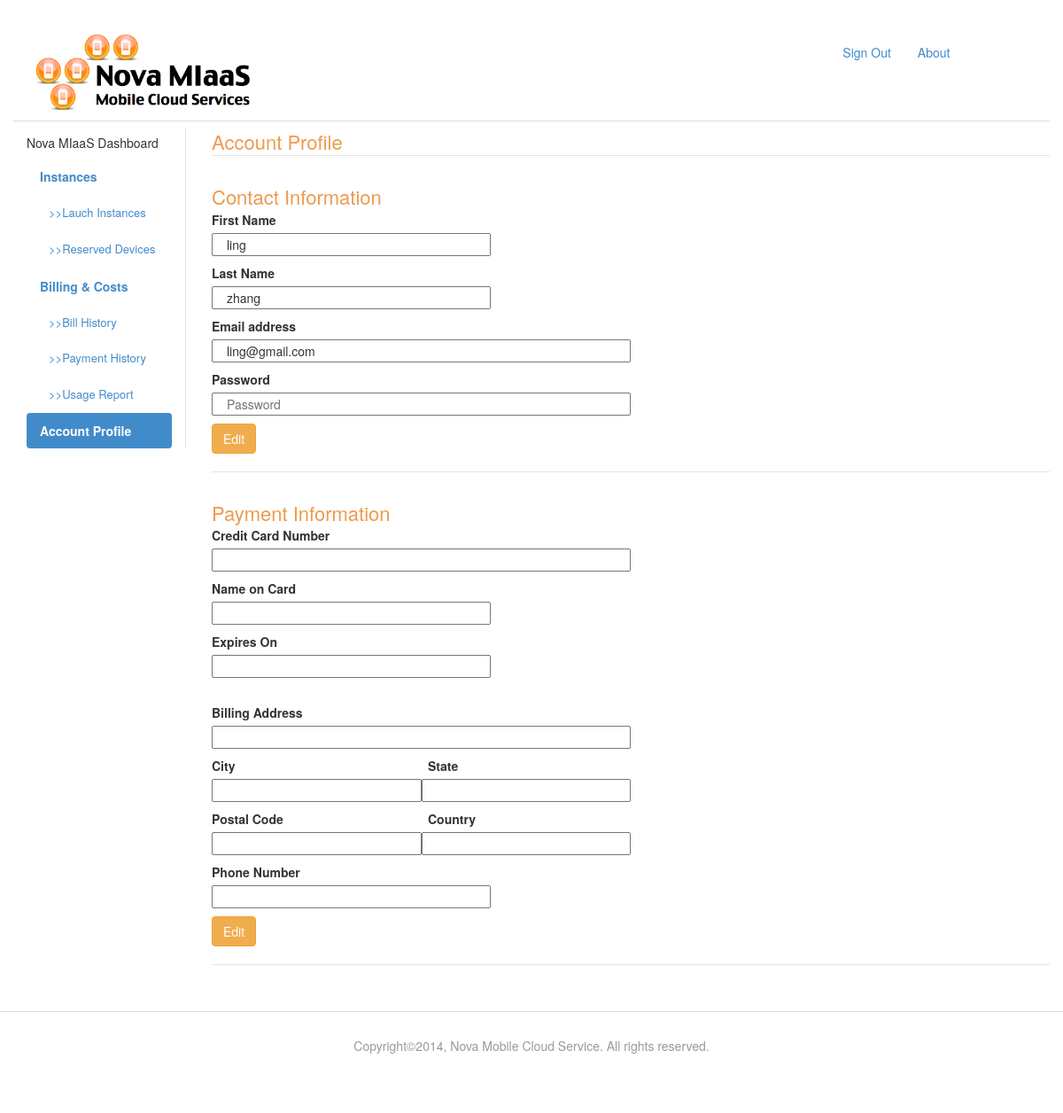
Page /user_profile.php (signed in) on the earlier database version.
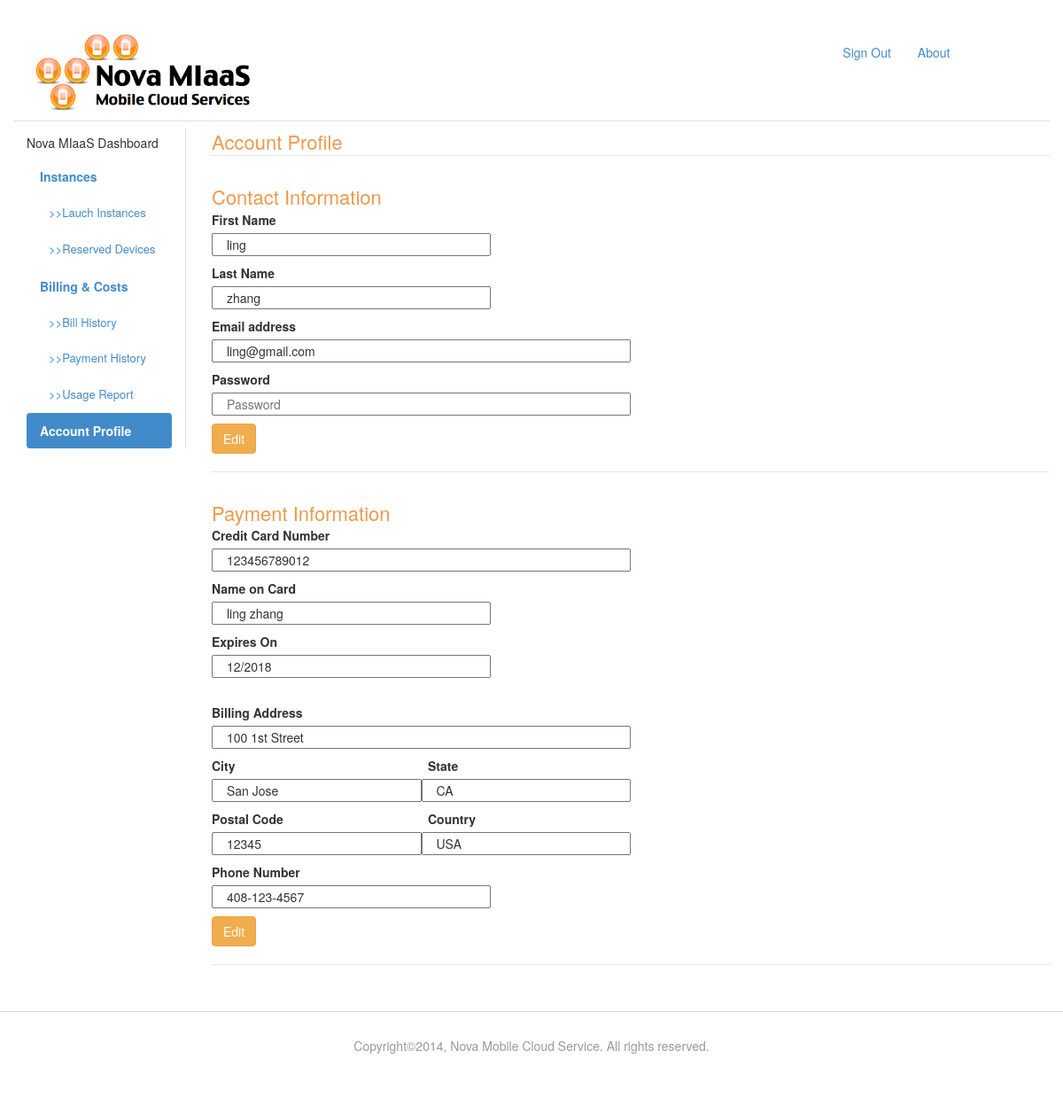
Same page on the later database version.
### tables this page shows
CREATE TABLE users (
id int NOT NULL AUTO_INCREMENT,
first_name varchar(100) NOT NULL,
last_name varchar(100) NOT NULL,
email varchar(100) NOT NULL,  
password MEDIUMTEXT not NULL,
admin_authority bit default 0,  
PRIMARY KEY (id)
);

CREATE TABLE paymentinfo (
	id int NOT NULL AUTO_INCREMENT,
	user_id int NOT NULL,
	card_number varchar(50) NOT NULL,
	name_on_card varchar(50) NOT NULL,
	expire varchar(20) NOT NULL,
	street varchar(50),
	city varchar(20),
	state varchar(20),
	postcode varchar(20),
	country varchar(20),
	phone varchar(20),
	FOREIGN KEY (user_id) REFERENCES users(id)
	ON DELETE CASCADE ON UPDATE CASCADE,
	PRIMARY KEY (id)
	);

### includes/functions.php (called while the page is built, shortened)
<?php
class BasicHelper{
	public static function escape_value($string) {
		global $connection;
		$escaped_string = mysqli_real_escape_string($connection, $string);
		return $escaped_string;
	}
}
class UserManager{
	public static function find_user_by_email($user_email) {
		global $connection;
		$safe_user_email = BasicHelper::escape_value($user_email);
		$query  = "SELECT * ";
		$query .= "FROM users ";
		$query .= "WHERE email = '{$safe_user_email}' ";
		$query .= "LIMIT 1";
		$user_set = mysqli_query($connection, $query);
		if($user = mysqli_fetch_assoc($user_set)) {
			return $user;
		} else {
			return null;
		}
	}
	public static function find_paymentinfo_by_userid( $user_id=0 ) {
		global $connection;
		$query  = "SELECT * ";
		$query .= "FROM paymentinfo ";
		$query .= "WHERE user_id = {$user_id} ";
		$query .= "LIMIT 1";
		$info_set = mysqli_query($connection, $query);
		if($paymentinfo = mysqli_fetch_assoc($info_set)) {
			return $paymentinfo;
		} else {
			return null;
		}
	}
}
?>

### public/user_profile.php (the view, shortened to what this page needs)
<?php
  $user = UserManager::find_user_by_email($_SESSION["email"]);
  $paymentinfo =UserManager::find_paymentinfo_by_userid($_SESSION["user_id"]);
?>
<?php include("../includes/layouts/header.php"); ?>
		        <div class="col-lg-8">
				   	<ul class="nav navbar-nav navbar-right">
				        <li><a href="logout.php" >Sign Out </a></li>
				        <li><a href="readmore.php" >About </a></li>
				    </ul>
			    </div>
			</header>
			<div class="row">
				<?php $activeMenu = "user_profile" ?>
				<?php include("aside_bar.php"); ?>
	         	<article class="col-lg-10">
                <form action="user_profile.php" method="post">
	         		<div class="row" style="border-bottom: 1px solid #E4E4E4; margin-left:1em;">
	         		<h2orange>Account Profile</h2orange>
	         		</div>
	         		<br>
					<div class="row" style="border-bottom: 1px solid #E4E4E4; margin-left:1em;">
	         			<h2orange>Contact Information</h2orange>
		        		<div class="form-group">
			        		<label for="fname">First Name </label> <br>
			        		<input class="col-lg-4 " type="text" name="fname"
							value="<?php echo htmlentities($user['first_name']); ?>" >
			        	</div>
			        	<br>
			        	<div class="form-group">
			        		<label for="lname">Last Name </label> <br>
			        		<input class="col-lg-4 " type="text" name="lname"
							value="<?php echo htmlentities($user['last_name']); ?>">
			        	</div>
			        	<br>
			        	<div class="form-group">
			        		<label for="email">Email address </label> <br>
			        		<input class="col-lg-6 " type="text" name="email"
							value="<?php echo htmlentities($user['email']); ?>">
			        	</div>
			            <br>
			        	<div class="form-group">
			        		<label for="password">Password </label> <br>
			        		<input class="col-lg-6 " type="password" name="password" placeholder="Password">
			        	</div>
						<br>
						<input class="btn btn-warning" type="submit" name="contactsubmit" value="Edit" />
						<br><br>
	         		</div>
	         		<br>
	         		<div class="row" style="border-bottom: 1px solid #E4E4E4; margin-left:1em;">
	         			<h2orange>Payment Information</h2orange>
			        		<div class="form-group">
				        		<label for="cardnumber">Credit Card Number </label> <br>
				        		<input class="col-lg-6 " type="text" name="cardnumber"
								value="<?php echo htmlentities($paymentinfo['card_number']); ?>">
				        	</div><br>
			        		<div class="form-group">
				        		<label for="name">Name on Card</label> <br>
				        		<input class="col-lg-4 " type="text" name="name"
								value="<?php echo htmlentities($paymentinfo['name_on_card']); ?>">
				        	</div><br>
				        	<div class="form-group">
				        		<label for="expire">Expires On</label> <br>
				        		<input class="col-lg-4 " type="text" name="expire"
								value="<?php echo htmlentities($paymentinfo['expire']); ?>">
				        	</div><br>
				        	<br>
				        	<div class="form-group">
				        		<label for="street">Billing Address </label> <br>
				        		<input class="col-lg-6 " type="text" name="street"
								value="<?php echo htmlentities($paymentinfo['street']); ?>">
				        	</div><br>
				        	<div class="form-group">
				        		<div class="row">
					        		<label class="col-lg-3" for="city">City </label>
					        		<label class="col-lg-3" for="state">State </label>
				        		</div>
					        		<input class="col-lg-3" type="text" name="city"
									value="<?php echo htmlentities($paymentinfo['city']); ?>">
					        		<input class="col-lg-3" type="text" name="state"
									value="<?php echo htmlentities($paymentinfo['state']); ?>">
				        	</div><br>
				        	<div class="form-group">
				        		<div class="row">
					        		<label class="col-lg-3" for="city">Postal Code </label>
					        		<label class="col-lg-3" for="state">Country </label>
				        		</div>
					        		<input class="col-lg-3" type="text" name="postal"
									value="<?php echo htmlentities($paymentinfo['postcode']); ?>">
					        		<input class="col-lg-3" type="text" name="country"
									value="<?php echo htmlentities($paymentinfo['country']); ?>">
				        	</div><br>
							<div class="form-group">
				        		<label for="phone">Phone Number</label> <br>
				        		<input class="col-lg-4 " type="text" name="phone"
								value="<?php echo htmlentities($paymentinfo['phone']); ?>">
				        	</div><br>
			        	<input class="btn btn-warning" type="submit" name="paymentinfosubmit" value="Edit" />
						<br><br>
	         		</div>
				</form>
		    </div>
	    	</div>
<?php include("../includes/layouts/footer.php"); ?>

### includes/layouts/header.php (shortened to what this page needs)
<!DOCTYPE html PUBLIC "-//W3C//DTD HTML 4.01 Transitional//EN"
   "http://www.w3.org/TR/html4/loose.dtd">
<html lang="en">
	<head>
	    <link href="stylesheets/css/bootstrap.min.css" rel="stylesheet">
	    <link href="stylesheets/css/custom.css" rel="stylesheet">
	</head>
	<body>
		<div class="container">
			<header class="row">
		    	<div class="col-lg-3 col-md-3">
		        	<a href="index.php"><img src="image/logosmall.png" alt="click for home." class="img-responsive"></a>
		        </div>

### public/aside_bar.php
<aside class="col-lg-2" style="border-right: 1px solid #E4E4E4;">
	<h5> Nova MIaaS Dashboard</h5>
        <ul class="side-navbar nav nav-pills nav-stacked">
        	<li <?php if ($activeMenu == "user_dashboard") { ?> class="active"<?php } ?>
			style="font-weight: bold;"><a href="user_dashboard">Instances </a></li>
        	<li <?php if ($activeMenu == "user_request") { ?> class="active"<?php } ?>
			style="font-size:13px; margin-left:10px;"><a href="user_request.php">>>Lauch Instances</a></li>
        	<li <?php if ($activeMenu == "user_reserved") { ?> class="active"<?php } ?>
			style="font-size:13px; margin-left:10px;"><a href="user_reserved.php">>>Reserved Devices</a></li>
        	<li <?php if ($activeMenu == "user_bill") { ?> class="active"<?php } ?>
			style="font-weight: bold;"><a href="user_bill.php">Billing & Costs</a></li>
        	<li <?php if ($activeMenu == "user_bill_bh") { ?> class="active"<?php } ?>
			style="font-size:13px; margin-left:10px;"><a href="user_bill_bh.php">>>Bill History</a></li>
        	<li <?php if ($activeMenu == "user_bill_ph") { ?> class="active"<?php } ?>
			style="font-size:13px; margin-left:10px;"><a href="user_bill_ph.php">>>Payment History</a></li>
        	<li <?php if ($activeMenu == "user_bill_ur") { ?> class="active"<?php } ?>
			style="font-size:13px; margin-left:10px;"><a href="user_bill_ur.php">>>Usage Report</a></li>
            <li <?php if ($activeMenu == "user_profile") { ?> class="active"<?php } ?>
			style="font-weight: bold;"><a href="user_profile.php">Account Profile</a></li>
        </ul>
</aside>

### includes/layouts/footer.php (shortened to what this page needs)
		<footer class= "row">
			<p>
			Copyright©<?php echo date("Y"); ?>,  Nova Mobile Cloud Service. All rights reserved.
			</p>
		</footer>
	</body>
</html>

### public/stylesheets/css/custom.css (style rules this page uses)
body { padding-top: 20px; }
header { padding: 0.5em 0; margin: 0.5em 0; border-bottom: 1px solid #ddd; }
h2orange { font-size:22px; margin:.67em 0; color: #EE9A4D; }
footer { padding: 2em 0; margin: 3em 0; border-top: 1px solid #ddd; color: #999; text-align: center; }

Differences in the rows shown:
added paymentinfo: cardnumber "123456789012", name "ling zhang", expire "12/2018", street "100 1st Street", city "San Jose", state "CA", postal "12345", country "USA", phone "408-123-4567"
